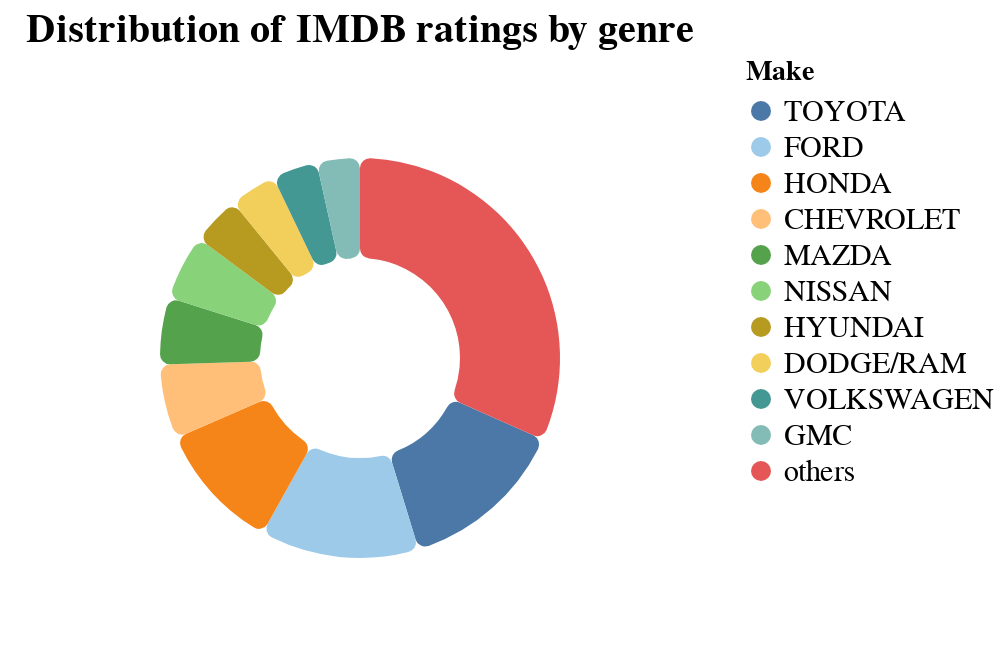

Write notebook code for a chart like this one.
### Code cell
# Count the occurrences of each unique make and convert it to a DataFrame
make_counts = metadata_df['make'].value_counts().reset_index()
make_counts.columns = ['make', 'count']

# Get the top 10 makes (makes that are over 200) and their counts
top_makes = make_counts.nlargest(10, 'count')

# Calculate the 'others' count
others_count = make_counts[~make_counts['make'].isin(top_makes['make'])]['count'].sum()

# Add the 'others' row to the top_makes DataFrame
top_makes = top_makes.append({'make': 'others', 'count': others_count}, ignore_index=True)

# Calculate the total count for percentage calculation
total_count = top_makes['count'].sum()

# Create the pie chart
pie_chart = alt.Chart(top_makes).transform_calculate(
    percentage='datum.count / %d' % total_count
).transform_window(
    rank='rank(count)',
    sort=[alt.SortField('count', order='descending')]
).mark_arc(innerRadius=50, outerRadius=100, cornerRadius=5).encode(
    theta=alt.Theta('count:Q', stack=True),
    color=alt.Color('make:N',  scale=alt.Scale(scheme='tableau20'), 
                    legend=alt.Legend(title='Make'), 
                    sort=alt.EncodingSortField(field='theta', order='descending')),
    tooltip=['make', 'count', alt.Tooltip('percentage:Q', format='.2%')],
    order=alt.Order('count:Q', sort='descending'),
).properties(
    title={
        "text": "Distribution of IMDB ratings by genre",
        "fontSize": 20, # Set title font size
    },
    width=350,
    height=300
).configure_legend(
    labelFontSize=15, # Set legend font size
    titleFontSize=14, # Set legend title font size
).configure_axis(
    titleFontSize=15, # Set axis title font size
)

# .properties(
#     title={
#         "text": "Distribution of IMDB ratings by genre",
#         "fontSize": 16, # Set title font size
#     }
# ).configure_legend(
#     labelFontSize=12, # Set legend font size
#     titleFontSize=14, # Set legend title font size
# ).configure_axis(
#     titleFontSize=14, # Set axis title font size
# )


# Display the pie chart
pie_chart.display()

### Figure 1 — Vega-Lite specification as saved in the notebook (floating-point values rounded to 4 significant figures)
{"config": {"view": {"continuousWidth": 400, "continuousHeight": 300}, "axis": {"titleFontSize": 15}, "legend": {"labelFontSize": 15, "titleFontSize": 14}}, "data": {"name": "data-c6b1162a751c89d67b9936eaef779d5c"}, "mark": {"type": "arc", "cornerRadius": 5, "innerRadius": 50, "outerRadius": 100}, "encoding": {"color": {"field": "make", "legend": {"title": "Make"}, "scale": {"scheme": "tableau20"}, "sort": {"field": "theta", "order": "descending"}, "type": "nominal"}, "order": {"field": "count", "sort": "descending", "type": "quantitative"}, "theta": {"field": "count", "stack": true, "type": "quantitative"}, "tooltip": [{"field": "make", "type": "nominal"}, {"field": "count", "type": "quantitative"}, {"field": "percentage", "format": ".2%", "type": "quantitative"}]}, "height": 300, "title": {"text": "Distribution of IMDB ratings by genre", "fontSize": 20}, "transform": [{"calculate": "datum.count / 16548", "as": "percentage"}, {"window": [{"op": "rank", "field": "count", "as": "rank"}], "sort": [{"field": "count", "order": "descending"}]}], "width": 350, "$schema": "https://vega.github.io/schema/vega-lite/v4.17.0.json", "datasets": {"data-c6b1162a751c89d67b9936eaef779d5c": [{"make": "TOYOTA", "count": 2248}, {"make": "FORD", "count": 2122}, {"make": "HONDA", "count": 1716}, {"make": "CHEVROLET", "count": 994}, {"make": "MAZDA", "count": 894}, {"make": "NISSAN", "count": 874}, {"make": "HYUNDAI", "count": 654}, {"make": "DODGE/RAM", "count": 625}, {"make": "VOLKSWAGEN", "count": 603}, {"make": "GMC", "count": 575}, {"make": "others", "count": 5243}]}}
